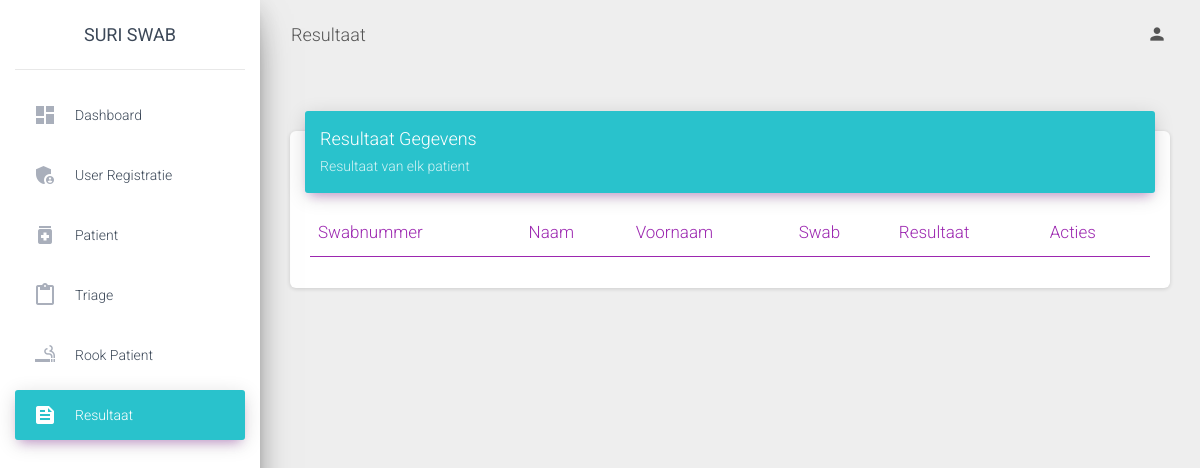
Page /admin/view/resultaat.php on the earlier database version.
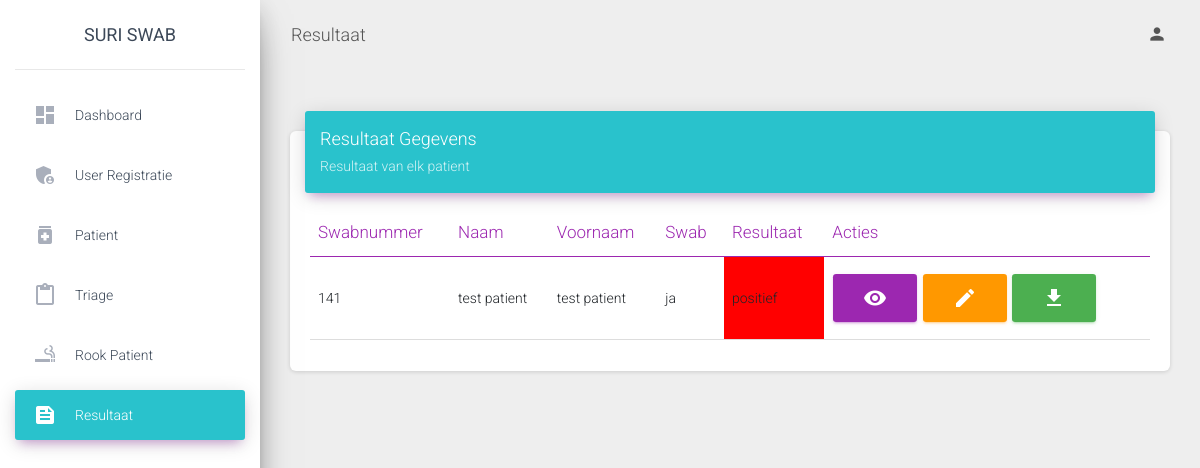
Same page on the later database version.
### tables this page shows
CREATE TABLE `resultaat` (
  `swabnummer` int(11) NOT NULL,
  `triagenummer` int(11) NOT NULL,
  `id_patient` int(11) NOT NULL,
  `id_gebruikers` int(11) NOT NULL,
  `id_district` int(11) NOT NULL,
  `datum_resultaat` date NOT NULL,
  `uitslag` varchar(30) NOT NULL,
  `overleg` varchar(30) NOT NULL,
  `ziek` varchar(30) NOT NULL,
  `omschrijving` text NOT NULL,
  `transport` varchar(30) NOT NULL
);

CREATE TABLE `patient` (
  `id_patient` int(11) NOT NULL,
  `id_gebruikers` int(11) NOT NULL,
  `id_district` int(11) NOT NULL,
  `naam` varchar(30) NOT NULL,
  `voornaam` varchar(30) NOT NULL,
  `nationaliteit` varchar(30) NOT NULL,
  `id_nummer` varchar(30) NOT NULL,
  `geslacht` varchar(30) NOT NULL,
  `adres` varchar(30) NOT NULL,
  `geboortedatum` date NOT NULL,
  `datum` date NOT NULL,
  `beroep` varchar(30) NOT NULL,
  `huisarts` varchar(30) NOT NULL
);

CREATE TABLE `triage` (
  `triagenummer` int(11) NOT NULL,
  `id_patient` int(11) NOT NULL,
  `id_gebruikers` int(11) NOT NULL,
  `datum_traige` date NOT NULL,
  `ziekten` varchar(30) NOT NULL,
  `contact_naam` varchar(30) NOT NULL,
  `contact_datum` date NOT NULL,
  `contact_omschrijving` text NOT NULL,
  `contact` text NOT NULL,
  `bewezen` varchar(30) NOT NULL,
  `contact_ziek` varchar(30) NOT NULL,
  `roken` varchar(30) NOT NULL,
  `hoesten` varchar(30) NOT NULL,
  `kortademig` varchar(30) NOT NULL,
  `keelpijn` varchar(30) NOT NULL,
  `koorts` varchar(30) NOT NULL,
  `rillingen` varchar(30) NOT NULL,
  `hoofdpijn` varchar(30) NOT NULL,
  `spierpijn` varchar(30) NOT NULL,
  `misselijkheid` varchar(30) NOT NULL,
  `diarree` varchar(30) NOT NULL,
  `Vsmaak` varchar(30) NOT NULL,
  `Vreuk` varchar(30) NOT NULL,
  `Asymp` varchar(30) NOT NULL,
  `omschrijving` text NOT NULL,
  `Zindruk` varchar(30) NOT NULL,
  `Momschrijving` text NOT NULL,
  `swab` varchar(30) NOT NULL,
  `dhoesten` date NOT NULL,
  `dkortademigheid` date NOT NULL,
  `dkeelpijn` date NOT NULL,
  `dkoorts` date NOT NULL,
  `drillingen` date NOT NULL,
  `dhoofdpijn` date NOT NULL,
  `dspierpijn` date NOT NULL,
  `dmisselijkheid` date NOT NULL,
  `ddiarree` date NOT NULL,
  `dsmaak` date NOT NULL,
  `dreuk` date NOT NULL,
  `dsymptomen` date NOT NULL
);

### admin/view/resultaat.php (the view, shortened to what the changed rows need)
<?php
include '../../db/connection.php';
?>
<!DOCTYPE html>
<html lang="en">
<head>
  <link rel="stylesheet" href="https://maxcdn.bootstrapcdn.com/font-awesome/latest/css/font-awesome.min.css">
  <link href="https://cdn.jsdelivr.net/npm/bootstrap@5.0.1/dist/css/bootstrap.min.css" rel="stylesheet">
  <link href="../../assets/css/material-dashboard.css?v=2.1.2" rel="stylesheet" />
  <link href="../../assets/demo/demo.css" rel="stylesheet" />
 <link href="https://cdn.datatables.net/1.10.25/css/dataTables.bootstrap5.min.css" rel="stylesheet">
</head>
<body class="">
  <div class="wrapper ">
    <div class="main-panel">
  <div class="content">
    <div class="container-fluid">
          <div class="row">
            <div class="col-md-12">
              <div class="card">
                <div class="card-body">
                  <div class="table-responsive">
                    <table class="table" id="myTable">
                      <thead class=" text-primary">
                        <th>
                          Swabnummer
                        </th>
                        <th>
                          Naam
                        </th>
                        <th>
                          Voornaam
                        </th>
                        <th>
                          Swab
                        </th>
                        <th>
                          Resultaat
                        </th>
                        <th>
                          Acties
                        </th>
                      </thead>
                      <tbody>
                      <?php
                      $sql = "SELECT * FROM `resultaat` LEFT JOIN patient ON resultaat.id_patient = patient.id_patient LEFT JOIN triage ON resultaat.triagenummer = triage.triagenummer ";
                      $result = $conn->query($sql);
                                    if ($result->num_rows > 0) {
                                        while ($row = $result->fetch_assoc()) {
                      ?>
                      <tr>
                                                <td><?php echo $row['swabnummer']; ?></td>
                                                <td><?php echo $row['naam']; ?></td>
                                                <td><?php echo $row['voornaam']; ?></td>
                                                <td><?php echo $row['swab']; ?></td>
                                                <td <?php if($row['uitslag'] == 'positief'): ?> style="background-color:#FF0000;" <?php endif; ?> <?php if($row['uitslag'] == 'negatief'): ?> style="background-color:#00FF00;" <?php endif; ?>  >
                                                <?php echo $row['uitslag']; ?>
                                                </td>
                                                <td>
                                                <a href="#viewresultaat<?php echo $row['swabnummer']; ?>" data-toggle="modal" class="btn btn-primary material-icons">visibility</a>
                                                <a href="#editresultaat<?php echo $row['swabnummer']; ?>" data-toggle="modal" class="btn btn-warning material-icons">edit</a>
                                                <a href="../../admin/backend/pdf1.php?id=<?php echo $row['swabnummer']; ?>"  class="btn btn-success material-icons" >file_download</a>
                                                </td>
                      </tr>
                                    <?php
                                        }
                                    } else {
                                      echo "";
                                    }
                                    ?>
                      </tbody>
                    </table>
                  </div>
                </div>
              </div>
            </div>
          </div>
        </div>
      </div>
</body>
</html>

Differences in the rows shown:
added resultaat: swabnummer "141", id_patient.naam "test patient", id_patient.voornaam "test patient", triagenummer.swab "ja", uitslag "positief"
